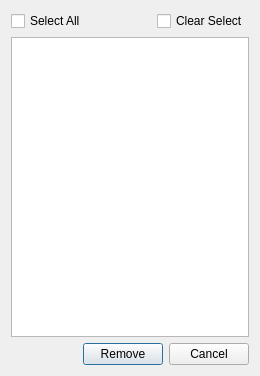
<?xml version="1.0" encoding="UTF-8"?>
<ui version="4.0">
 <class>RemoveMaterialDialog</class>
 <widget class="QDialog" name="RemoveMaterialDialog">
  <property name="geometry">
   <rect>
    <x>0</x>
    <y>0</y>
    <width>260</width>
    <height>376</height>
   </rect>
  </property>
  <property name="windowTitle">
   <string>Remove</string>
  </property>
  <layout class="QGridLayout" name="gridLayout">
   <item row="0" column="0">
    <layout class="QHBoxLayout" name="horizontalLayout">
     <item>
      <widget class="QCheckBox" name="selectAllCheckBox">
       <property name="text">
        <string>Select All</string>
       </property>
      </widget>
     </item>
     <item>
      <spacer name="horizontalSpacer_2">
       <property name="orientation">
        <enum>Qt::Horizontal</enum>
       </property>
       <property name="sizeHint" stdset="0">
        <size>
         <width>27</width>
         <height>17</height>
        </size>
       </property>
      </spacer>
     </item>
     <item>
      <widget class="QCheckBox" name="clearSelectCheckBox">
       <property name="text">
        <string>Clear Select</string>
       </property>
      </widget>
     </item>
    </layout>
   </item>
   <item row="1" column="0">
    <widget class="QListWidget" name="listWidget"/>
   </item>
   <item row="2" column="0">
    <layout class="QHBoxLayout" name="horizontalLayout_2">
     <item>
      <spacer name="horizontalSpacer">
       <property name="orientation">
        <enum>Qt::Horizontal</enum>
       </property>
       <property name="sizeHint" stdset="0">
        <size>
         <width>40</width>
         <height>20</height>
        </size>
       </property>
      </spacer>
     </item>
     <item>
      <widget class="QPushButton" name="removePushButton">
       <property name="text">
        <string>Remove</string>
       </property>
      </widget>
     </item>
     <item>
      <widget class="QPushButton" name="cancelPushButton">
       <property name="text">
        <string>Cancel</string>
       </property>
      </widget>
     </item>
    </layout>
   </item>
  </layout>
 </widget>
 <resources/>
 <connections/>
</ui>
